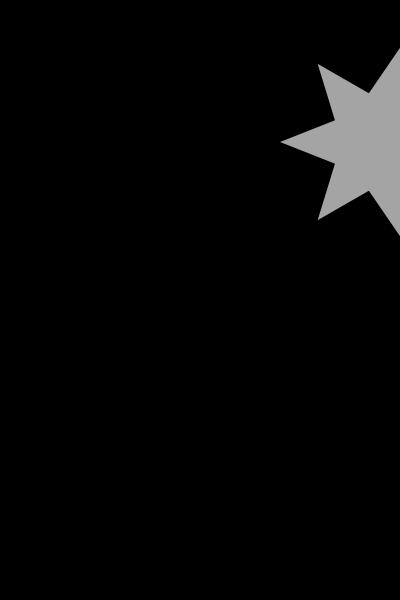
Frame 1 (no input)
Frame 60 (the mouse pressed at the canvas centre just before this capture): identical to frame 1, image omitted
Frame 120 (the mouse held since frame 60 and released just before this capture): identical to frame 1, image omitted

The Processing sketch that drew this single still picture (run headless with seeded random() and noise(); from frame 60 on, the mouse is pressed at the canvas centre):

// Processing sketch: class_ECV_1_etoile_pde
// ── class_ECV_1_etoile_pde.pde
Etoile star;

void setup() {
  size(400,600);
  background(0);
  int couleur = color(random(255));
  int taille = (int)random(width/6, width/ 2);
  int branches = 7;
  // initialisation
  star = new Etoile(couleur, taille, branches);
  // rendu
  star.show((int)random(width),(int)random(height));
}

void draw() {}

void mousePressed() {
  // nouveau rendu
  background(0);
  star.show((int)random(width),(int)random(height));
}

public class Etoile {
  int couleur;
  int diam;
  int num;
  PVector [] pts;
  
  Etoile(int couleur, int diam, int branches) {
    this.couleur = couleur;
    this.diam = diam;
    this.num = branches * 2;
    this.pts = new PVector[this.num];
    build();
  }
  
  private void build() {
    float pas = TAU / this.num;
    float angle = 0;
    for(int i = 0 ; i < this.pts.length ; i++) {
      int diam_def = this.diam;
      float x = cos(angle);
      float y = sin(angle);
      // créer le décalage pour créer un rythme étoilé :) pour ça le modulo n'est pas de trop
      if(i%2 == 0) {
        diam_def /= 2;
      }
      this.pts[i] = new PVector(x,y);
      this.pts[i].mult(diam_def);
      angle = angle + pas;
    }
  }
  
  public void show(int x, int y) {
    noStroke();
    fill(this.couleur);
    push();
    translate(x,y);
    beginShape();
    for(int i = 0 ; i < this.pts.length ; i++) {
      vertex(this.pts[i].x, this.pts[i].y);
    }
    vertex(this.pts[0].x, this.pts[0].y);
    endShape();
    pop();
  }
}
